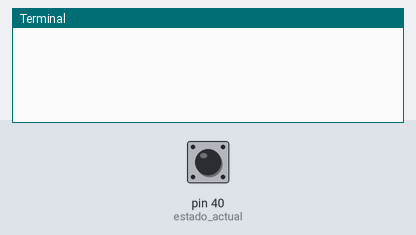
This program was run on a simulated Raspberry Pi (header pin numbers). On the bench: the last lines printed to the terminal. Inputs (shaded band) come from the test bench; at power-on: pin 40 (estado_actual) LOW.

Above: at 5.2 s.
5.3 s: pin 40 (estado_actual) pulled HIGH for 2.45 s
At 8.5 s:
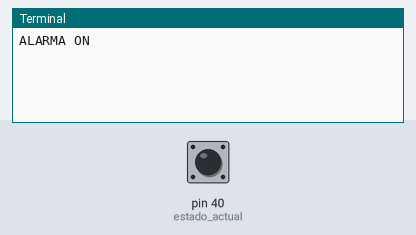
At 10.0 s:
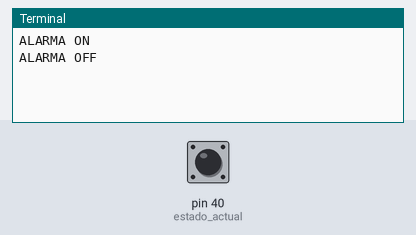

The program:

pir2.py
```python
import RPi.GPIO as GPIO
import time
GPIO.setmode(GPIO.BOARD)
GPIO.setup(40, GPIO.IN, GPIO.PUD_DOWN)
estado_anterior = False
estado_actual = False
time.sleep(4)

while True:
    time.sleep(1)
    estado_previo = estado_actual
    estado_actual = GPIO.input(40)
    if estado_actual != estado_previo:
      nuevo_estado = "ALARMA ON" if estado_actual else "ALARMA OFF"
      print(nuevo_estado)
    time.sleep(1)
```

Measured:
- after the input at 5.3 s, the terminal: prints a new line after 1.7 s (image 1)
